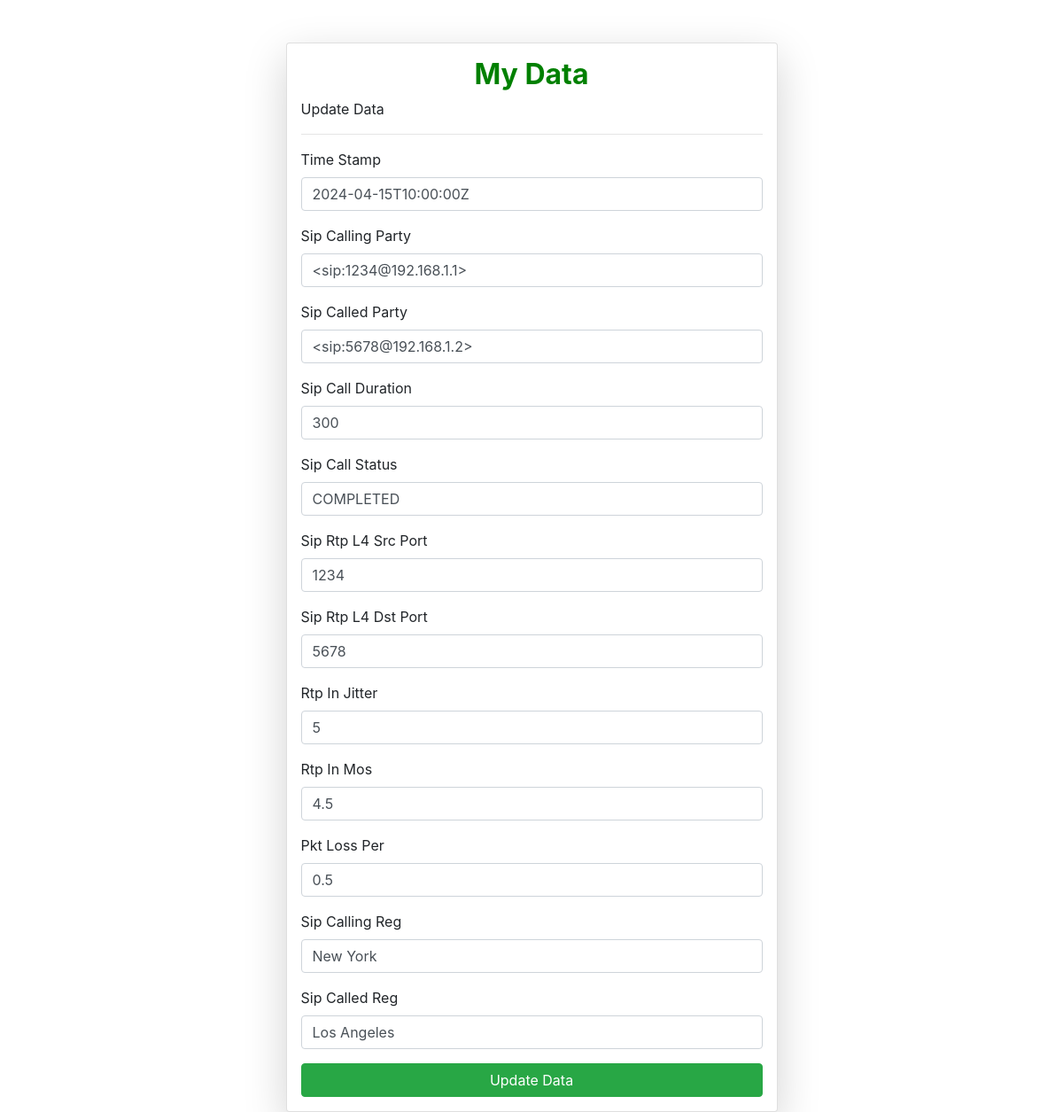
Page /update_book/7 on the committed database.
### book/models.py (models this page shows)
class Book(models.Model):
    time_stamp = models.CharField(max_length=100)
    sip_calling_party = models.CharField(max_length=100)
    sip_called_party = models.CharField(max_length=100)
    sip_call_duration = models.IntegerField()
    sip_call_status = models.CharField(max_length=100)
    sip_rtp_l4_src_port = models.IntegerField()
    sip_rtp_l4_dst_port = models.IntegerField()
    rtp_in_jitter = models.IntegerField()
    rtp_in_mos = models.DecimalField(max_digits=6, decimal_places=1)
    pkt_loss_per = models.DecimalField(max_digits=6, decimal_places=1)
    sip_calling_reg = models.CharField(max_length=100)
    sip_called_reg = models.CharField(max_length=100)

### book/views.py (the view, shortened to what this page needs)
# urls.py: path('update_book/<id>', update_book, name='update_book'),
def update_book(request, id):
    queryset = Book.objects.get(id=id)
    context = {'book': queryset}
    return render(request, 'update_book.html', context)

### book/templates/update_book.html (shortened to what this page needs)
{% extends "base.html" %} {% block start %}
<link
  href="https://maxcdn.bootstrapcdn.com/bootstrap/4.5.2/css/bootstrap.min.css"
  rel="stylesheet"
/>
<div class="container mt-5">
  <form
    class="col-6 mx-auto card p-3 shadow-lg"
    method="post"
    enctype="multipart/form-data"
  >
    <h2 class="text text-center">My Data</h2>
    <h>Update Data</h>
    <hr />
    <div class="form-group">
      <label for="timestamp">Time Stamp</label>
      <input
        name="timestamp"
        value="{{book.time_stamp}}"
        type="text"
        class="form-control"
      />
    </div>
    <div class="form-group">
      <label for="sipcallingparty">Sip Calling Party</label>
      <input
        name="sipcallingparty"
        value="{{book.sip_calling_party}}"
        type="text"
        class="form-control"
      />
    </div>
    <div class="form-group">
      <label for="sipcalledparty">Sip Called Party</label>
      <input
        name="sipcalledparty"
        value="{{book.sip_called_party}}"
        type="text"
        class="form-control"
      />
    </div>
    <div class="form-group">
      <label for="sipcallduration">Sip Call Duration</label>
      <input
        name="sipcallduration"
        value="{{book.sip_call_duration}}"
        type="text"
        class="form-control"
      />
    </div>
    <div class="form-group">
      <label for="sipcallstatus">Sip Call Status</label>
      <input
        name="sipcallstatus"
        value="{{book.sip_call_status}}"
        type="text"
        class="form-control"
      />
    </div>
    <div class="form-group">
      <label for="siprtpl4srcport">Sip Rtp L4 Src Port</label>
      <input
        name="siprtpl4srcport"
        value="{{book.sip_rtp_l4_src_port}}"
        type="text"
        class="form-control"
      />
    </div>
    <div class="form-group">
      <label for="siprtpl4dstport">Sip Rtp L4 Dst Port</label>
      <input
        name="siprtpl4dstport"
        value="{{book.sip_rtp_l4_dst_port}}"
        type="text"
        class="form-control"
      />
    </div>
    <div class="form-group">
      <label for="rtpinjitter">Rtp In Jitter</label>
      <input
        name="rtpinjitter"
        value="{{book.rtp_in_jitter}}"
        type="text"
        class="form-control"
      />
    </div>
    <div class="form-group">
      <label for="rtpinmos">Rtp In Mos</label>
      <input
        name="rtpinmos"
        value="{{book.rtp_in_mos}}"
        type="text"
        class="form-control"
      />
    </div>
    <div class="form-group">
      <label for="pktlossper">Pkt Loss Per</label>
      <input
        name="pktlossper"
        value="{{book.pkt_loss_per}}"
        type="text"
        class="form-control"
      />
    </div>
    <div class="form-group">
      <label for="sipcallingreg">Sip Calling Reg</label>
      <input
        name="sipcallingreg"
        value="{{book.sip_calling_reg}}"
        type="text"
        class="form-control"
      />
    </div>
    <div class="form-group">
      <label for="sipcalledreg">Sip Called Reg</label>
      <input
        name="sipcalledreg"
        value="{{book.sip_called_reg}}"
        type="text"
        class="form-control"
      />
    </div>
    <button type="submit" class="btn btn-success">Update Data</button>
  </form>
</div>
{% endblock %}

### book/templates/update_book.html (style rules this page uses)
.text { color: green; font-weight: bold; }

### rows in the picture
Book: timestamp "2024-04-15T10:00:00Z", sipcallingparty "<sip:1234@192.168.1.1>", sipcalledparty "<sip:5678@192.168.1.2>", sipcallduration "300", sipcallstatus "COMPLETED", siprtpl4srcport "1234", siprtpl4dstport "5678", rtpinjitter "5", rtpinmos "4.5", pktlossper "0.5", sipcallingreg "New York", sipcalledreg "Los Angeles"
